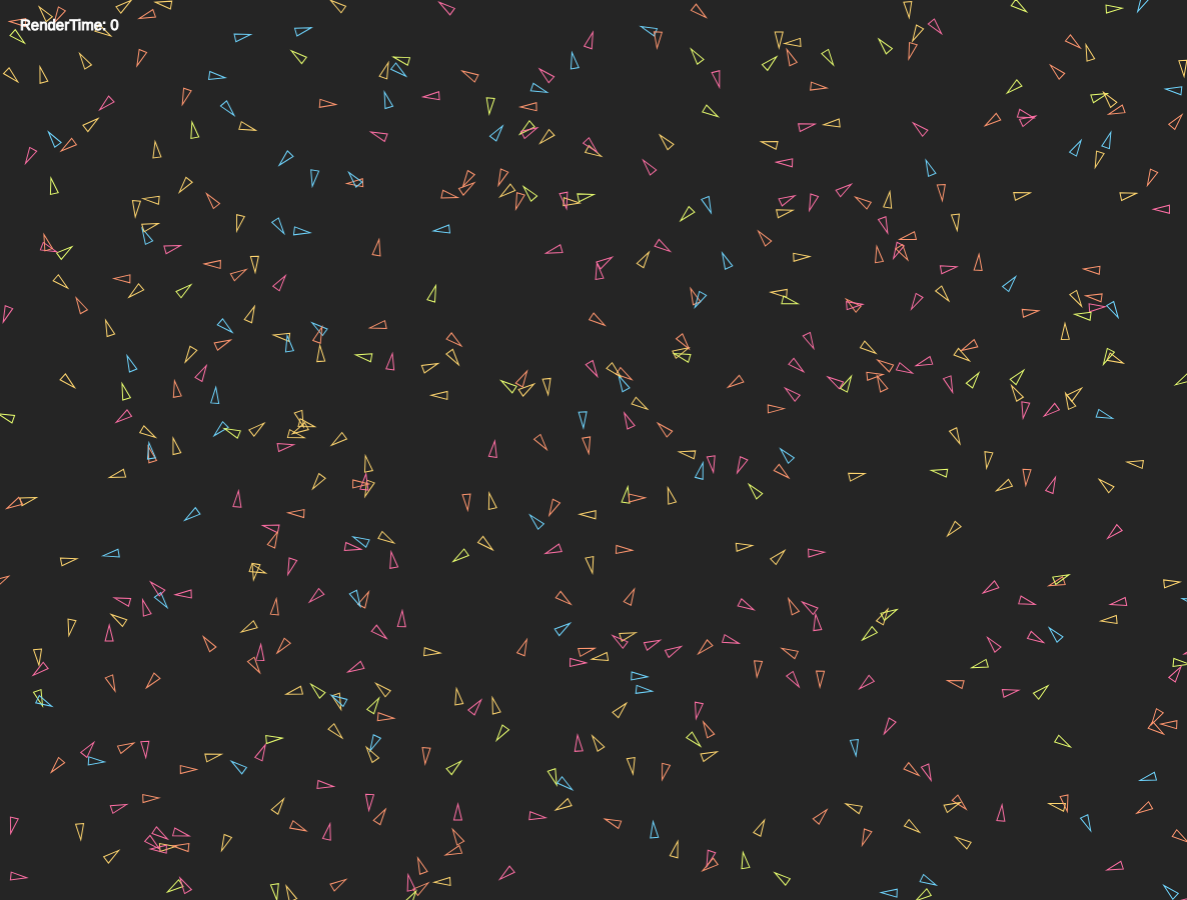
Frame 1 (no input)
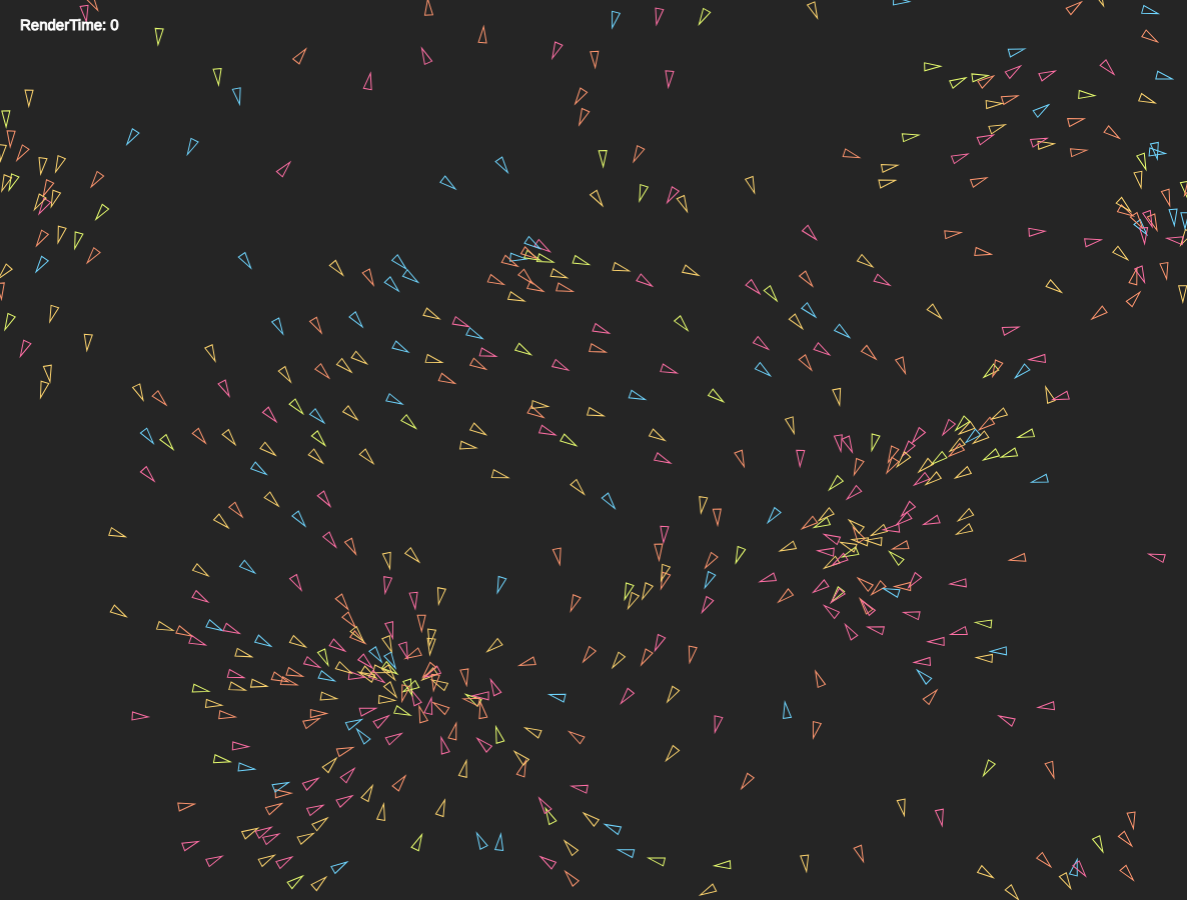
Frame 60 (no input)
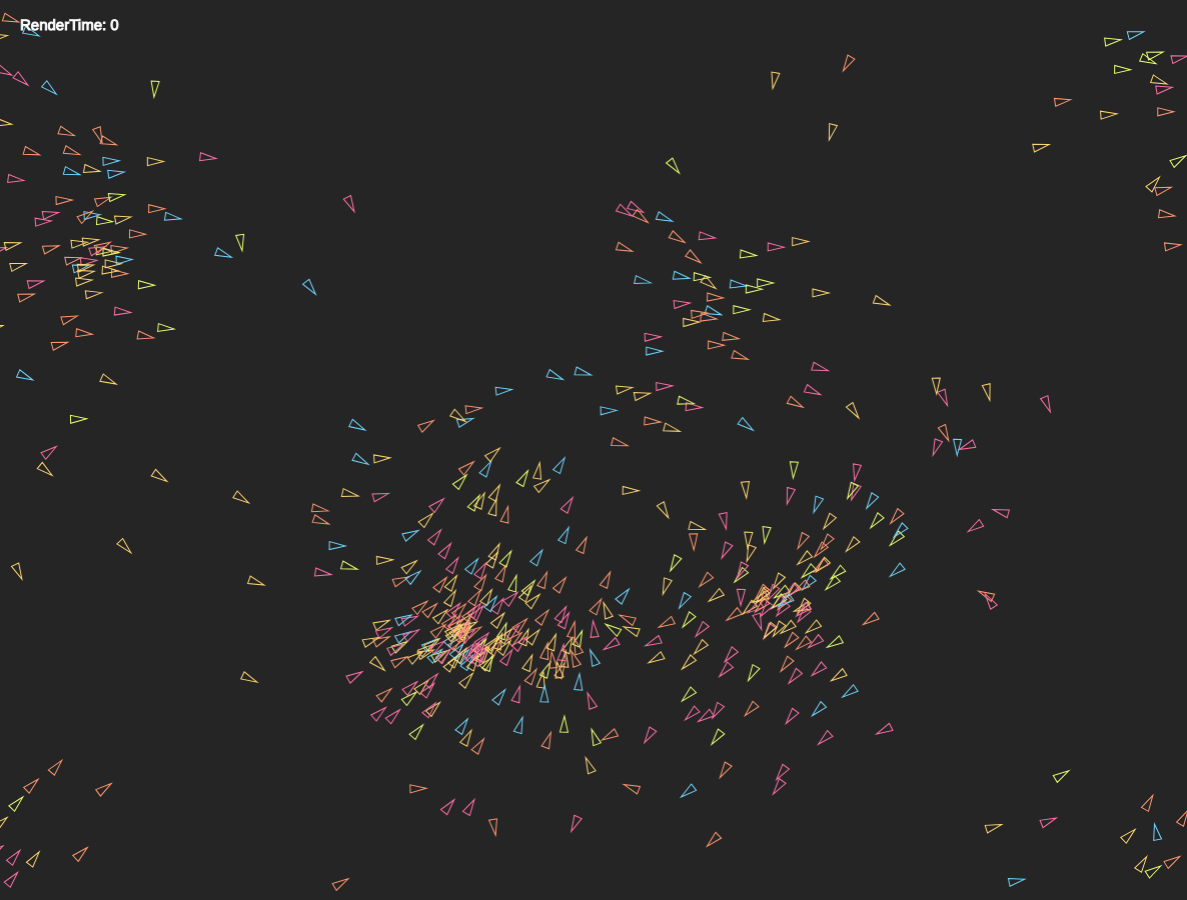
Frame 120 (the mouse pressed at the canvas centre since frame 60)

The p5.js sketch that drew these frames (run headless with seeded random() and noise() and a simulated clock; from frame 60 on, the mouse is pressed at the canvas centre):

// p5.js sketch
// ── sketch.js
// Flocking
// Daniel Shiffman
// https://thecodingtrain.com
// https://thecodingtrain.com/CodingChallenges/124-flocking-boids.html
// https://youtu.be/mhjuuHl6qHM
// https://editor.p5js.org/codingtrain/sketches/ry4XZ8OkN

// Edited By Justin Holder - 4/20/22

const flock = [];
let showQuad = false;

let alignSlider, cohesionSlider, separationSlider, checkBox;

function setup() {
  createCanvas(window.innerWidth- window.innerWidth/90, window.innerHeight - window.innerHeight/10);
  frameRate(100);
  alignSlider = createSlider(0, 2, 1, 0.1);
  cohesionSlider = createSlider(0, 2, 1, 0.1);
  separationSlider = createSlider(0, 2, 1, 0.1);
  checkBox = createCheckbox("Show Quads", false);
  checkBox.changed(checked);
  for (let i = 0; i < 500; i++) {
    let newBoid = new Boid();
    flock.push(newBoid);
  }
}

function checked() {
  console.log("Changed");
  if (checkBox.checked()) {
    showQuad = true;
  } else {
    showQuad = false;
  }
}

let count = 101;
let renderTime = 0;
function draw() {
  let start = performance.now();
  background(37, 37, 37);

  let boundary = new Rectangle(width, height, width, height);
  boidQuadTee = new QuadTree(boundary, 2);

  for (let boid of flock) {
    let point = new Point(boid.position.x, boid.position.y, boid);
    boidQuadTee.insert(point);
    boid.edges();
    boid.flock(boidQuadTee);
    boid.update();
    if(!showQuad) { boid.show(); };
  }

  if(showQuad) { boidQuadTee.show(); };

  if (count > 30) {
    renderTime = (performance.now() - start) / 1000;
    count = 0;
  } else {
    count++;
  }
    stroke("white");
    fill("white");
    textFont('sans-serif', 15);
    text( 'RenderTime: ' + (renderTime), 20, 30);
}

// ── boid.js
// Flocking
// Daniel Shiffman
// https://thecodingtrain.com/CodingChallenges/124-flocking-boids.html
// https://youtu.be/mhjuuHl6qHM
// https://editor.p5js.org/codingtrain/sketches/ry4XZ8OkN

// Edited By Justin Holder - 4/20/22

class Boid {
  constructor() {
    this.position = createVector(random(width), random(height));
    this.velocity = p5.Vector.random2D();
    this.velocity.setMag(random(2, 4));
    this.acceleration = createVector();
    this.maxForce = 0.2;
    this.maxSpeed = 4;
    let potentialColors = ["#70d6ff", "#ff70a6", "#ff9770", "#ffd670", "#e9ff70"];
    let index = Math.round(random(0, 4));
    this.drawCol = potentialColors[index];
  }

  edges() {
    if (this.position.x > width) {
      this.position.x = 0;
    } else if (this.position.x < 0) {
      this.position.x = width;
    }
    if (this.position.y > height) {
      this.position.y = 0;
    } else if (this.position.y < 0) {
      this.position.y = height;
    }
  }

  align(points) {
    let steering = createVector();
    let total = 0;
    for (let point of points) {
      let other = point.boid;
      if (other != this) {
        steering.add(other.velocity);
        total++;
      }
    }
    if (total > 0) {
      steering.div(total);
      steering.setMag(this.maxSpeed);
      steering.sub(this.velocity);
      steering.limit(this.maxForce);
    }
    return steering;
  }

  separation(points) {
    let steering = createVector();
    let total = 0;
    for (let point of points) {
      let other = point.boid;
      let d = dist(
        this.position.x,
        this.position.y,
        other.position.x,
        other.position.y
      );
      if (other != this) {
        let diff = p5.Vector.sub(this.position, other.position);
        diff.div(d * d);
        steering.add(diff);
        total++;
      }
    }
    if (total > 0) {
      steering.div(total);
      steering.setMag(this.maxSpeed);
      steering.sub(this.velocity);
      steering.limit(this.maxForce);
    }
    return steering;
  }

  cohesion(points) {
    let steering = createVector();
    let total = 0;
    for (let point of points) {
      let other = point.boid;
      if (other != this) {
        steering.add(other.position);
        total++;
      }
    }
    if (total > 0) {
      steering.div(total);
      steering.sub(this.position);
      steering.setMag(this.maxSpeed);
      steering.sub(this.velocity);
      steering.limit(this.maxForce);
    }
    return steering;
  }

  flock(boidQuadTee) {
    let perceptionRadius = 100;
    let points = boidQuadTee.query(new Rectangle(this.position.x, this.position.y, perceptionRadius, perceptionRadius))
    let alignment = this.align(points);
    let cohesion = this.cohesion(points);
    let separation = this.separation(points);

    alignment.mult(alignSlider.value());
    cohesion.mult(cohesionSlider.value());
    separation.mult(separationSlider.value());

    this.acceleration.add(alignment);
    this.acceleration.add(cohesion);
    this.acceleration.add(separation);
  }

  update() {
    this.position.add(this.velocity);
    this.velocity.add(this.acceleration);
    this.velocity.limit(this.maxSpeed);
    this.acceleration.mult(0);
  }

  show() {
    smooth();
    fill(0, 0, 0, 0);
    stroke(this.drawCol);
    strokeWeight(1);
    push(); // <-- no clue why but it fixes translation and angle manipulation
    translate(this.position.x, this.position.y);
    let angle = this.velocity.heading() + PI / 2;
    rotate(angle);
    triangle(0, 0, -4, 16, 4, 16);
    pop();
  }
}

// ── quadtree.js
// Daniel Shiffman
// http://codingtra.in
// http://patreon.com/codingtrain

// QuadTree
// 1: https://www.youtube.com/watch?v=OJxEcs0w_kE
// 2: https://www.youtube.com/watch?v=QQx_NmCIuCY

// For more:
// https://github.com/CodingTrain/QuadTree

// Edited By Justin Holder - 4/20/22

class Point {
    constructor(x, y, boid) {
      this.x = x;
      this.y = y;
      this.boid = boid;
    }
  }

  class Rectangle {
    constructor(x, y, w, h) {
      this.x = x;
      this.y = y;
      this.w = w;
      this.h = h;
    }

    contains(point) {
      return (point.x >= this.x - this.w &&
        point.x < this.x + this.w &&
        point.y >= this.y - this.h &&
        point.y < this.y + this.h);
    }

    intersects(range) {
      return !(range.x - range.w > this.x + this.w ||
        range.x + range.w < this.x - this.w ||
        range.y - range.h > this.y + this.h ||
        range.y + range.h < this.y - this.h);
    }
  }

  class QuadTree {
    constructor(boundary, n) {
      this.boundary = boundary;
      this.capacity = n;
      this.points = [];
      this.divided = false;
    }

    subdivide() {
      let x = this.boundary.x;
      let y = this.boundary.y;
      let w = this.boundary.w;
      let h = this.boundary.h;
      let ne = new Rectangle(x + w / 2, y - h / 2, w / 2, h / 2);
      this.northeast = new QuadTree(ne, this.capacity);
      let nw = new Rectangle(x - w / 2, y - h / 2, w / 2, h / 2);
      this.northwest = new QuadTree(nw, this.capacity);
      let se = new Rectangle(x + w / 2, y + h / 2, w / 2, h / 2);
      this.southeast = new QuadTree(se, this.capacity);
      let sw = new Rectangle(x - w / 2, y + h / 2, w / 2, h / 2);
      this.southwest = new QuadTree(sw, this.capacity);
      this.divided = true;
    }

    insert(point) {

      if (!this.boundary.contains(point)) {
        return false;
      }

      if (this.points.length < this.capacity) {
        this.points.push(point);
        return true;
      } else {
        if (!this.divided) {
          this.subdivide();
        }
        if (this.northeast.insert(point)) {
          return true;
        } else if (this.northwest.insert(point)) {
          return true;
        } else if (this.southeast.insert(point)) {
          return true;
        } else if (this.southwest.insert(point)) {
          return true;
        }
      }
    }

    query(range, found) {
      if (!found) {
        found = [];
      }
      if (!this.boundary.intersects(range)) {
        return;
      } else {
        for (let p of this.points) {
          if (range.contains(p)) {
            found.push(p);
          }
        }
        if (this.divided) {
          this.northwest.query(range, found);
          this.northeast.query(range, found);
          this.southwest.query(range, found);
          this.southeast.query(range, found);
        }
      }
      return found;
    }

    show() {
      stroke(255);
      noFill();
      strokeWeight(1);
      rectMode(CENTER);
      rect(this.boundary.x, this.boundary.y, this.boundary.w * 2, this.boundary.h * 2);
      for (let p of this.points) {
        strokeWeight(3);
        point(p.x, p.y);
      }

      if (this.divided) {
        this.northeast.show();
        this.northwest.show();
        this.southeast.show();
        this.southwest.show();
      }
    }
  }
